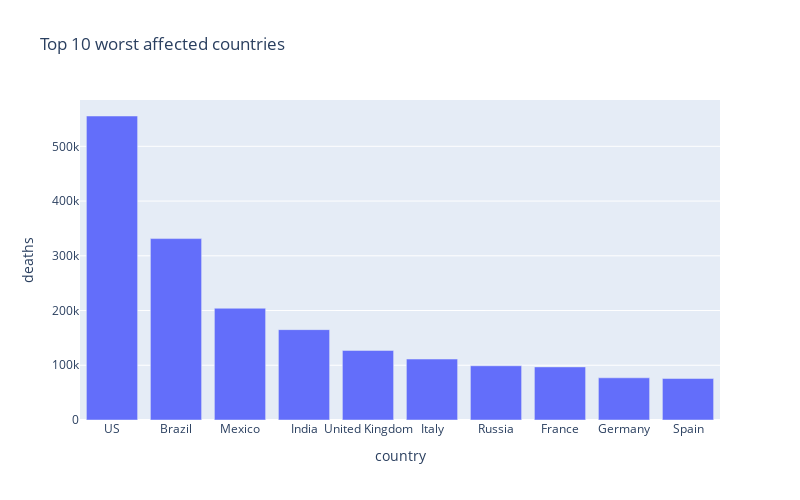

Here is the notebook cell this chart was saved with:
### Markdown cell above
#### Death cases

### Code cell
px.bar(
    country_df.sort_values('deaths', ascending= False).head(10),
    x = "country",
    y = "deaths",
    title= "Top 10 worst affected countries", 
    height=500,
    width=800
)

### Figure 1 — Plotly figure (JSON) as saved in the notebook; plotly's stock layout.template omitted (floating-point values rounded to 4 significant figures)
{"data": [{"alignmentgroup": "True", "hovertemplate": "country=%{x}<br>deaths=%{y}<extra></extra>", "legendgroup": "", "marker": {"color": "#636efa"}, "name": "", "offsetgroup": "", "orientation": "v", "showlegend": false, "textposition": "auto", "type": "bar", "x": ["US", "Brazil", "Mexico", "India", "United Kingdom", "Italy", "Russia", "France", "Germany", "Spain"], "xaxis": "x", "y": [555377, 331433, 204147, 165101, 127104, 111326, 99049, 97005, 77070, 75783], "yaxis": "y"}], "layout": {"barmode": "relative", "height": 500, "legend": {"tracegroupgap": 0}, "title": {"text": "Top 10 worst affected countries"}, "width": 800, "xaxis": {"anchor": "y", "domain": [0, 1], "title": {"text": "country"}}, "yaxis": {"anchor": "x", "domain": [0, 1], "title": {"text": "deaths"}}}}
